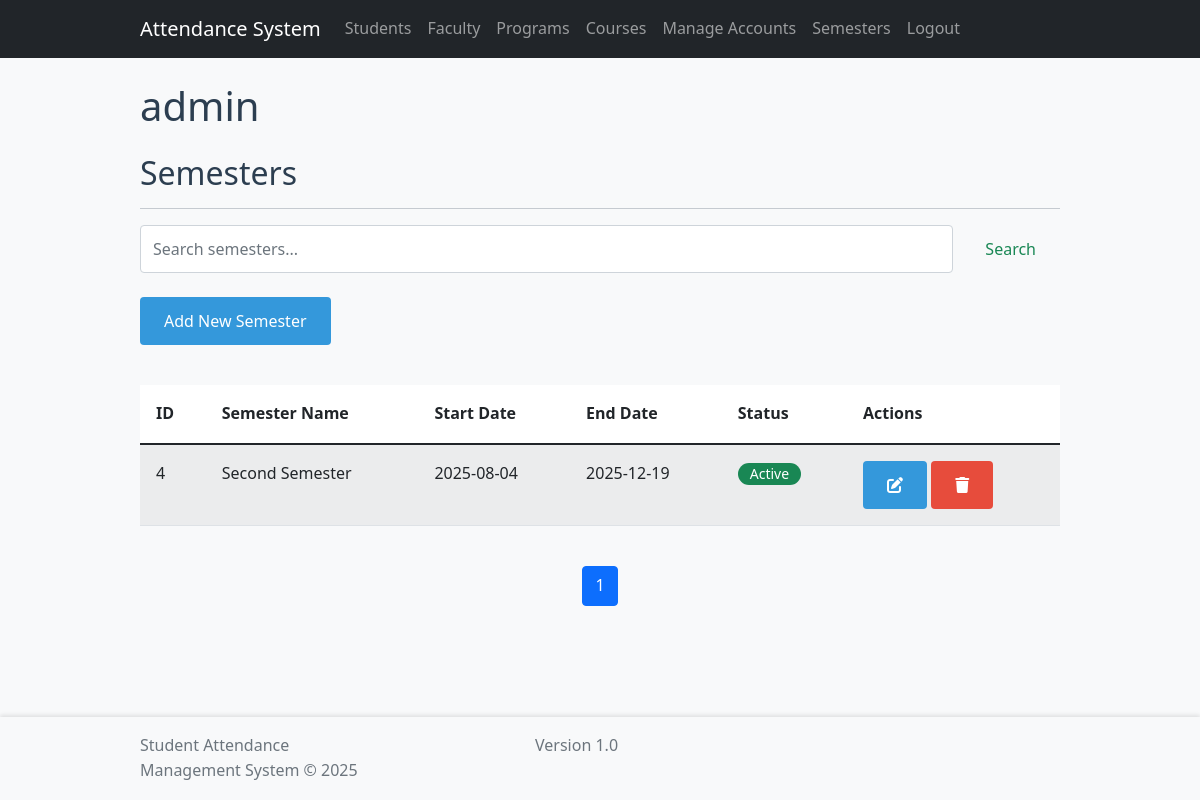
The page /semesters.php (signed in) on the database its author committed.
### tables this page shows
CREATE TABLE `semesters` (
  `semester_id` int(11) NOT NULL,
  `semester_name` varchar(50) NOT NULL,
  `academic_year` varchar(9) NOT NULL,
  `start_date` date NOT NULL,
  `end_date` date NOT NULL,
  `created_at` timestamp NOT NULL DEFAULT current_timestamp(),
  `updated_at` timestamp NOT NULL DEFAULT current_timestamp() ON UPDATE current_timestamp()
);

### includes/functions.php (called while the page is built, shortened)
<?php
function getTableData($table, $columns = '*', $where = null, $orderBy = null) {
    global $pdo;
    $sql = "SELECT $columns FROM $table";
    if ($orderBy) {
        $sql .= " ORDER BY $orderBy";
    }
    $stmt = $pdo->prepare($sql);
    $stmt->execute();
    return $stmt->fetchAll();
}

### semesters.php (the view, shortened to what this page needs)
<?php
require_once 'includes/header.php';
require_once 'includes/functions.php';
$semesters = getTableData('semesters');
$search = $_GET['search'] ?? '';
$limit = 10;
$page = isset($_GET['page']) ? intval($_GET['page']) : 1;
$offset = ($page - 1) * $limit;
$totalSemesters = count(getTableData('semesters'));
$totalPages = ceil($totalSemesters / $limit);
$semesters = getTableData('semesters', '*', null, 'semester_name ASC LIMIT ' . $offset . ', ' . $limit);
?>
<div class="container mt-4">
    <div class="row">
        <div class="col-md-12">
            <h2>Semesters</h2>
            <hr>
        </div>
    </div>
    <div class="row mb-4">
        <div class="col-md-12">
            <form id="searchForm" class="d-flex">
                <input class="form-control me-2" type="search" placeholder="Search semesters..." name="search" value="<?php echo htmlspecialchars($search); ?>">
                <button class="btn btn-outline-success" type="submit">Search</button>
            </form>
        </div>
    </div>
    <div class="row mb-4">
        <div class="col-md-12">
            <button type="button" class="btn btn-primary" data-bs-toggle="modal" data-bs-target="#addSemesterModal">
                Add New Semester
            </button>
        </div>
    </div>
    <div class="row">
        <div class="col-md-12">
            <div class="table-responsive">
                <table class="table table-striped">
                    <thead>
                        <tr>
                            <th>ID</th>
                            <th>Semester Name</th>
                            <th>Start Date</th>
                            <th>End Date</th>
                            <th>Status</th>
                            <th>Actions</th>
                        </tr>
                    </thead>
                    <tbody>
                        <?php foreach ($semesters as $semester): ?>
                            <tr>
                                <td><?php echo $semester['semester_id']; ?></td>
                                <td><?php echo htmlspecialchars($semester['semester_name']); ?></td>
                                <td><?php echo htmlspecialchars($semester['start_date']); ?></td>
                                <td><?php echo htmlspecialchars($semester['end_date']); ?></td>
                                <td>
                                    <span class="badge bg-success">
                                        Active
                                    </span>
                                </td>
                                <td>
                                    <button class="btn btn-sm btn-primary edit-semester"
                                        data-id="<?php echo $semester['semester_id']; ?>"
                                        data-name="<?php echo htmlspecialchars($semester['semester_name']); ?>"
                                        data-start="<?php echo htmlspecialchars($semester['start_date']); ?>"
                                        data-end="<?php echo htmlspecialchars($semester['end_date']); ?>"
                                        data-bs-toggle="modal"
                                        data-bs-target="#editSemesterModal">
                                        <i class="fas fa-edit"></i>
                                    </button>
                                    <button class="btn btn-sm btn-danger delete-semester"
                                        data-id="<?php echo $semester['semester_id']; ?>">
                                        <i class="fas fa-trash"></i>
                                    </button>
                                </td>
                            </tr>
                        <?php endforeach; ?>
                    </tbody>
                </table>
            </div>
        </div>
    </div>
    <div class="row mt-4">
        <div class="col-md-12">
            <nav aria-label="Page navigation">
                <ul class="pagination justify-content-center">
                    <?php for ($i = 1; $i <= $totalPages; $i++): ?>
                        <li class="page-item <?php echo $i === $page ? 'active' : ''; ?>">
                            <a class="page-link" href="?page=<?php echo $i; ?><?php echo $search ? '&search=' . urlencode($search) : ''; ?>" data-page="<?php echo $i; ?>"><?php echo $i; ?></a>
                        </li>
                    <?php endfor; ?>
                </ul>
            </nav>
        </div>
    </div>
</div>
<?php require_once 'includes/footer.php'; ?>

### assets/css/style.css (style rules this page uses)
:root { --primary-color: #2c3e50; --secondary-color: #3498db; --success-color: #2ecc71; --danger-color: #e74c3c; --warning-color: #f1c40f; --text-color: #2c3e50; --background-color: #f8f9fa; --card-bg: #ffffff; --border-color: #dee2e6; }
* { margin: 0; padding: 0; box-sizing: border-box; }
body { font-family: 'Segoe UI', Tahoma, Geneva, Verdana, sans-serif; line-height: 1.6; color: var(--text-color); background-color: var(--background-color); }
.container { max-width: 1200px; margin: 0 auto; padding: 0 20px; }
.btn { display: inline-block; padding: 0.75rem 1.5rem; border: none; border-radius: 4px; cursor: pointer; font-size: 1rem; font-weight: 500; transition: background-color 0.3s ease; }
.btn-primary { background-color: var(--secondary-color); color: white; }
.btn-danger { background-color: var(--danger-color); color: white; }
.table { width: 100%; border-collapse: collapse; margin-top: 1rem; }
.table th, .table td { padding: 1rem; text-align: left; border-bottom: 1px solid var(--border-color); }
.table th { background-color: var(--card-bg); font-weight: 600; }
.badge { display: inline-block; padding: 0.25rem 0.75rem; border-radius: 12px; font-size: 0.875rem; font-weight: 500; }
@media (max-width: 1200px) { .container { max-width: 960px; } }

### rows shown on the page
semesters: semester_id "4", semester_name "Second Semester", start_date "2025-08-04", end_date "2025-12-19"

### other values the page prints
$_SESSION['username'] "admin"
